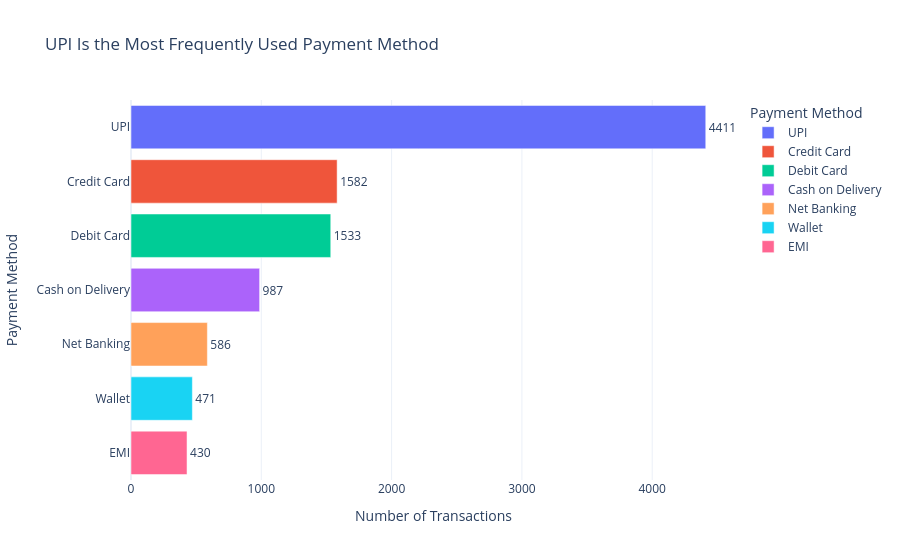

The cell this chart's notebook holds for it:
### Code cell
payment_sales = customers_shopping.groupby(
    ["Payment Method"],
    as_index=False,
).agg(
    transactions=("Transaction ID", "nunique"),
    sales=("Purchase Amount (₹)", "sum"),
)

payment_sales = payment_sales.sort_values(
    by="transactions",
    ascending=False,
)

bar_payment = px.bar(
    payment_sales,
    x="transactions",
    y="Payment Method",
    color="Payment Method",
    text="transactions",
    orientation="h",
    hover_name="Payment Method",
    labels={
        "transactions":"Number of Transactions",
        "Payment Method":"Payment Method",
    },
    title="UPI Is the Most Frequently Used Payment Method",
    template = "plotly_white"

)

bar_payment.update_traces(
    textposition="outside",
)

bar_payment.show()

### Figure 1 — Plotly figure (JSON) as saved in the notebook; plotly's stock layout.template omitted (floating-point values rounded to 4 significant figures)
{"data": [{"hovertemplate": "<b>%{hovertext}</b><br><br>Payment Method=%{y}<br>Number of Transactions=%{text}<extra></extra>", "hovertext": ["UPI"], "legendgroup": "UPI", "marker": {"color": "#636efa", "pattern": {"shape": ""}}, "name": "UPI", "orientation": "h", "showlegend": true, "text": [4411.0], "textposition": "outside", "type": "bar", "x": [4411], "xaxis": "x", "y": ["UPI"], "yaxis": "y"}, {"hovertemplate": "<b>%{hovertext}</b><br><br>Payment Method=%{y}<br>Number of Transactions=%{text}<extra></extra>", "hovertext": ["Credit Card"], "legendgroup": "Credit Card", "marker": {"color": "#EF553B", "pattern": {"shape": ""}}, "name": "Credit Card", "orientation": "h", "showlegend": true, "text": [1582.0], "textposition": "outside", "type": "bar", "x": [1582], "xaxis": "x", "y": ["Credit Card"], "yaxis": "y"}, {"hovertemplate": "<b>%{hovertext}</b><br><br>Payment Method=%{y}<br>Number of Transactions=%{text}<extra></extra>", "hovertext": ["Debit Card"], "legendgroup": "Debit Card", "marker": {"color": "#00cc96", "pattern": {"shape": ""}}, "name": "Debit Card", "orientation": "h", "showlegend": true, "text": [1533.0], "textposition": "outside", "type": "bar", "x": [1533], "xaxis": "x", "y": ["Debit Card"], "yaxis": "y"}, {"hovertemplate": "<b>%{hovertext}</b><br><br>Payment Method=%{y}<br>Number of Transactions=%{text}<extra></extra>", "hovertext": ["Cash on Delivery"], "legendgroup": "Cash on Delivery", "marker": {"color": "#ab63fa", "pattern": {"shape": ""}}, "name": "Cash on Delivery", "orientation": "h", "showlegend": true, "text": [987.0], "textposition": "outside", "type": "bar", "x": [987], "xaxis": "x", "y": ["Cash on Delivery"], "yaxis": "y"}, {"hovertemplate": "<b>%{hovertext}</b><br><br>Payment Method=%{y}<br>Number of Transactions=%{text}<extra></extra>", "hovertext": ["Net Banking"], "legendgroup": "Net Banking", "marker": {"color": "#FFA15A", "pattern": {"shape": ""}}, "name": "Net Banking", "orientation": "h", "showlegend": true, "text": [586.0], "textposition": "outside", "type": "bar", "x": [586], "xaxis": "x", "y": ["Net Banking"], "yaxis": "y"}, {"hovertemplate": "<b>%{hovertext}</b><br><br>Payment Method=%{y}<br>Number of Transactions=%{text}<extra></extra>", "hovertext": ["Wallet"], "legendgroup": "Wallet", "marker": {"color": "#19d3f3", "pattern": {"shape": ""}}, "name": "Wallet", "orientation": "h", "showlegend": true, "text": [471.0], "textposition": "outside", "type": "bar", "x": [471], "xaxis": "x", "y": ["Wallet"], "yaxis": "y"}, {"hovertemplate": "<b>%{hovertext}</b><br><br>Payment Method=%{y}<br>Number of Transactions=%{text}<extra></extra>", "hovertext": ["EMI"], "legendgroup": "EMI", "marker": {"color": "#FF6692", "pattern": {"shape": ""}}, "name": "EMI", "orientation": "h", "showlegend": true, "text": [430.0], "textposition": "outside", "type": "bar", "x": [430], "xaxis": "x", "y": ["EMI"], "yaxis": "y"}], "layout": {"barmode": "relative", "legend": {"title": {"text": "Payment Method"}, "tracegroupgap": 0}, "title": {"text": "UPI Is the Most Frequently Used Payment Method"}, "xaxis": {"anchor": "y", "domain": [0, 1], "title": {"text": "Number of Transactions"}}, "yaxis": {"anchor": "x", "categoryarray": ["EMI", "Wallet", "Net Banking", "Cash on Delivery", "Debit Card", "Credit Card", "UPI"], "categoryorder": "array", "domain": [0, 1], "title": {"text": "Payment Method"}}}}
